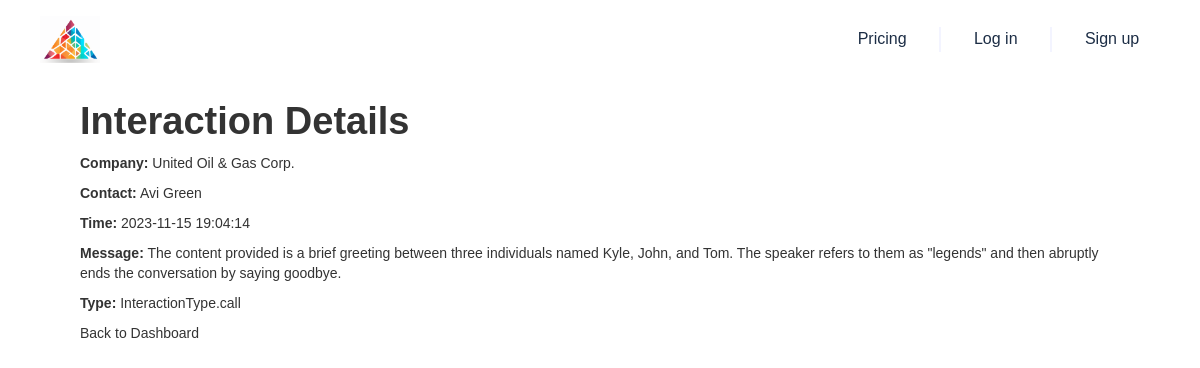
The page /interaction_details/1725 on the database its author committed.
### app/models.py (models this page shows, shortened)
class Account(db.Model):
    __tablename__ = 'account'
    Id = db.Column(db.String, primary_key=True)
    IsDeleted = db.Column(db.Boolean)
    MasterRecordId = db.Column(db.String)
    Name = db.Column(db.String)
    Type = db.Column(db.String)
    ParentId = db.Column(db.String)
    BillingStreet = db.Column(db.String)
    BillingCity = db.Column(db.String)
    BillingState = db.Column(db.String)
    BillingPostalCode = db.Column(db.String)
    BillingCountry = db.Column(db.String)
    BillingLatitude = db.Column(db.Float)
    BillingLongitude = db.Column(db.Float)
    BillingGeocodeAccuracy = db.Column(db.String)
    ShippingStreet = db.Column(db.String)
    ShippingCity = db.Column(db.String)
    ShippingState = db.Column(db.String)
    ShippingPostalCode = db.Column(db.String)
    ShippingCountry = db.Column(db.String)
    ShippingLatitude = db.Column(db.Float)
    ShippingLongitude = db.Column(db.Float)
    ShippingGeocodeAccuracy = db.Column(db.String)
    Phone = db.Column(db.String)
    Fax = db.Column(db.String)
    AccountNumber = db.Column(db.String)
    Website = db.Column(db.String)
    PhotoUrl = db.Column(db.String)
    Sic = db.Column(db.String)
    Industry = db.Column(db.String)
    AnnualRevenue = db.Column(db.Float)
    NumberOfEmployees = db.Column(db.Integer)
    Ownership = db.Column(db.String)
    TickerSymbol = db.Column(db.String)
    Description = db.Column(db.String)
    Rating = db.Column(db.String)
    Site = db.Column(db.String)
    OwnerId = db.Column(db.String)
    CreatedDate = db.Column(db.DateTime)
    CreatedById = db.Column(db.String)
    LastModifiedDate = db.Column(db.DateTime)
    LastModifiedById = db.Column(db.String)
    SystemModstamp = db.Column(db.DateTime)
    LastActivityDate = db.Column(db.Date)
    LastViewedDate = db.Column(db.Date)
    LastReferencedDate = db.Column(db.Date)
    Jigsaw = db.Column(db.String)
    JigsawCompanyId = db.Column(db.String)
    CleanStatus = db.Column(db.String)
    AccountSource = db.Column(db.String)
    DunsNumber = db.Column(db.String)
    Tradestyle = db.Column(db.String)
    NaicsCode = db.Column(db.String)
    NaicsDesc = db.Column(db.String)
    YearStarted = db.Column(db.String)
    SicDesc = db.Column(db.String)
    DandbCompanyId = db.Column(db.String)
    OperatingHoursId = db.Column(db.String)
    CustomerPriority__c = db.Column(db.String)
    SLA__c = db.Column(db.String)
    Active__c = db.Column(db.String)
    NumberofLocations__c = db.Column(db.Float)
    UpsellOpportunity__c = db.Column(db.String)
    SLASerialNumber__c = db.Column(db.String)
    SLAExpirationDate__c = db.Column(db.Date)
    Rank = db.Column(db.Integer)
    Notes = db.Column(db.Text)
    Score = db.Column(db.Float)
    Overview = db.Column(db.Text)
    Products = db.Column(db.Text)
    Market = db.Column(db.Text)
    Achievements = db.Column(db.Text)
    IndustryPain = db.Column(db.Text)
    Concerns = db.Column(db.Text)
    OperationalChallenges = db.Column(db.Text)
    LatestNews = db.Column(db.Text)
    RecentEvents = db.Column(db.Text)
    CustomerFeedback = db.Column(db.Text)
    RecentPartnerships = db.Column(db.Text)
    Recommendations = db.Column(db.Text)
    Headcount = db.Column(db.Integer)
    TechColumn = db.Column(db.String)
    IntegrationStatus = db.Column(db.Enum('integration', 'neutral', 'competitor', name='integration_status_enum'))
    SubIndustry = db.Column(db.String)

class Contact(db.Model):
    __tablename__ = 'contact'
    Id = db.Column(db.String, primary_key=True)
    IsDeleted = db.Column(db.Boolean)
    MasterRecordId = db.Column(db.String)
    AccountId = db.Column(db.String, db.ForeignKey('account.Id'))
    LastName = db.Column(db.String)
    FirstName = db.Column(db.String)
    Salutation = db.Column(db.String)
    Name = db.Column(db.String)
    MailingStreet = db.Column(db.String)
    MailingCity = db.Column(db.String)
    MailingState = db.Column(db.String)
    MailingPostalCode = db.Column(db.String)
    MailingCountry = db.Column(db.String)
    MailingLatitude = db.Column(db.Float)
    MailingLongitude = db.Column(db.Float)
    MailingGeocodeAccuracy = db.Column(db.String)
    Phone = db.Column(db.String)
    Fax = db.Column(db.String)
    MobilePhone = db.Column(db.String)
    HomePhone = db.Column(db.String)
    OtherPhone = db.Column(db.String)
    AssistantPhone = db.Column(db.String)
    ReportsToId = db.Column(db.String)
    Email = db.Column(db.String)
    Title = db.Column(db.String)
    Department = db.Column(db.String)
    AssistantName = db.Column(db.String)
    LeadSource = db.Column(db.String)
    Birthdate = db.Column(db.Date)
    Description = db.Column(db.String)
    OwnerId = db.Column(db.String)
    CreatedDate = db.Column(db.DateTime)
    CreatedById = db.Column(db.String)
    LastModifiedDate = db.Column(db.DateTime)
    LastModifiedById = db.Column(db.String)
    SystemModstamp = db.Column(db.DateTime)
    LastActivityDate = db.Column(db.Date)
    LastCURequestDate = db.Column(db.Date)
    LastCUUpdateDate = db.Column(db.Date)
    LastViewedDate = db.Column(db.Date)
    LastReferencedDate = db.Column(db.Date)
    EmailBouncedReason = db.Column(db.String)
    EmailBouncedDate = db.Column(db.Date)
    IsEmailBounced = db.Column(db.Boolean)
    PhotoUrl = db.Column(db.String)
    Jigsaw = db.Column(db.String)
    JigsawContactId = db.Column(db.String)
    CleanStatus = db.Column(db.String)
    IndividualId = db.Column(db.String)
    Level__c = db.Column(db.String)
    Languages__c = db.Column(db.String)
    JobRank = db.Column(db.Integer)
    Recommendation = db.Column(db.Text)
    IsPartnerRep = db.Column(db.Boolean, default=False)
    LinkedInUrl = db.Column(db.String)

class Interaction(db.Model):
    __tablename__ = 'interaction'
    id = db.Column(db.Integer, primary_key=True)
    interaction_type = db.Column(db.Enum(InteractionType))
    description = db.Column(db.String)
    timestamp = db.Column(db.DateTime, default=datetime.utcnow)
    key_points = db.Column(db.Text)
    sentiment = db.Column(db.Text)
    action_items = db.Column(db.Text)
    account_id = db.Column(db.String, db.ForeignKey('account.Id'))
    user_id = db.Column(db.String, db.ForeignKey('users.id'))
    contactId = db.Column(db.String, db.ForeignKey('contact.Id'))
    account = db.relationship('Account', backref=db.backref('interactions', lazy=True))
    user = db.relationship('User', backref=db.backref('interactions', lazy=True))

### app/interactions.py (the view)
@interactions_blueprint.route('/interaction_details/<int:interaction_id>')
def interaction_details(interaction_id):
    interaction = Interaction.query.get_or_404(interaction_id)
    account = Account.query.get(interaction.account_id)
    contact = Contact.query.get(interaction.contactId)
    return render_template('interaction_details.html', interaction=interaction, account=account, contact=contact,
                           interaction_id=interaction_id)

### templates/interaction_details.html
{% extends "base.html" %}
{% block content %}
    <div class="container">
        <h1>Interaction Details</h1>
        <p><strong>Company:</strong> {{ account.Name }}</p>
        <p><strong>Contact:</strong> {{ contact.Name }}</p>
        <p><strong>Time:</strong> {{ interaction.timestamp.strftime("%Y-%m-%d %H:%M:%S") }}</p>
        <p><strong>Message:</strong> {{ interaction.description }}</p>
        <p><strong>Type:</strong> {{ interaction.interaction_type }}</p>
        <a href="{{ url_for('sdr_dashboard') }}">Back to Dashboard</a>
    </div>
{% endblock %}

### templates/base.html (style rules this page uses)
a { color: inherit; text-decoration: inherit; font-size: inherit; }

### rows shown on the page
Account: Name "United Oil & Gas Corp."
Contact: Name "Avi Green"
Interaction: timestamp "2023-11-15 19:04:14", description "The content provided is a brief greeting between three individuals named Kyle, John, and Tom. The speaker refers to them as \"legends\" and then abruptly ends the conversation by saying goodbye.", interaction_type "InteractionType.call"
